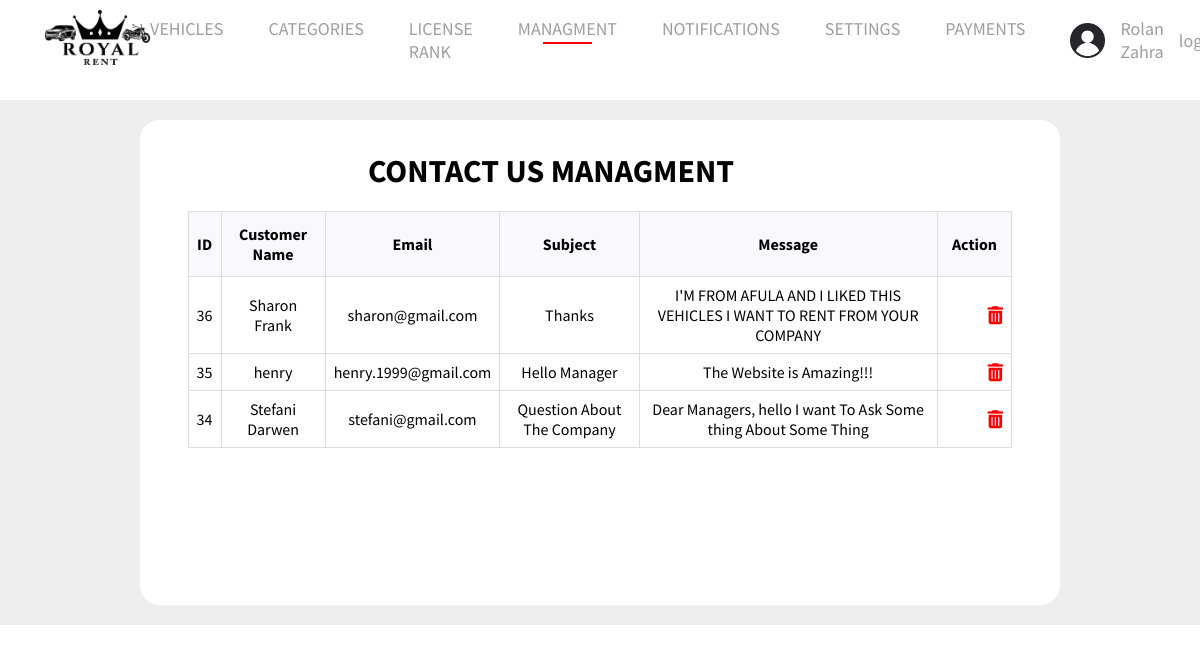
/admin/contact_us.php (signed in), run on the app's committed database.
### tables this page shows
CREATE TABLE `settings` (
  `id` int(11) NOT NULL,
  `name` varchar(111) NOT NULL,
  `logo` varchar(111) NOT NULL,
  `email` varchar(111) NOT NULL,
  `phone` varchar(111) NOT NULL,
  `whatsapp` varchar(111) NOT NULL,
  `facebook` varchar(111) NOT NULL,
  `instagram` varchar(111) NOT NULL,
  `address` varchar(111) NOT NULL
);

CREATE TABLE `contact_us` (
  `id` int(11) NOT NULL,
  `name` varchar(111) NOT NULL,
  `email` varchar(111) NOT NULL,
  `subject` varchar(111) NOT NULL,
  `message` text NOT NULL
);

### admin/contact_us.php (the view, shortened to what this page needs)
<?php
$selected = 'dashborad';
include('include/header.php');
$sql = $con->prepare("select * from contact_us  order by id DESC");
$sql->execute();
$contact_uss = $sql->fetchAll();
?>
<div class="data">
    <div class="items">
        <div class="header">
            <h1 class="">CONTACT US MANAGMENT</h1>
        </div>
        <table id="customers" style="
        margin-bottom: 155px;">
            <tr>
                <th style="text-align:center;">ID</th>
                <th style="text-align:center;">Customer Name</th>
                <th style="text-align:center;">Email </th>
                <th style="text-align:center;">Subject </th>
                <th style="text-align:center;">Message</th>
                <th style="text-align:center;">Action</th>
            </tr>
            <?php
            foreach ($contact_uss as $contact_us) {
            ?>
                <tr>
                    <td style="text-align:center;"><?php echo $contact_us['id'] ?></td>
                    <td style="text-align:center;"><?php echo $contact_us['name'] ?></td>
                    <td style="text-align:center;"><?php echo $contact_us['email'] ?></td>
                    <td style="text-align:center;"><?php echo $contact_us['subject'] ?></td>
                    <td style="text-align:center;"><?php echo $contact_us['message'] ?></td>
                    <td>
                        <a class="text-center delete" href="deletecontact_us.php?id=<?php echo $contact_us['id']  ?>" onclick="return confirm('Are you sure you want to delete this Message')"><i class="fa-solid fa-trash-can delete"></i></a>
                    </td>
                </tr>
            <?php } ?>
        </table>
    </div>
</div>

### admin/include/header.php (shortened to what this page needs)
<?php
require_once "connect.php";
?>
<!DOCTYPE html>
<html lang="en">
<head>
    <link rel="stylesheet" href="Styles/global.css">
    <link rel="stylesheet" href="Styles/navbar.css">
    <link rel="stylesheet" href="Styles/footer.css">
    <?php if ($selected == 'dashborad') { ?>
        <link rel="stylesheet" href="../Styles/dashborad.css">
    <?php } else if ($selected == 'dashboradAdd') { ?>
        <link rel="stylesheet" href="../Styles/dashboradAdd.css">
    <?php
    } else {
    ?>
        <link rel="stylesheet" href="../Styles/admin.css">
    <?php } ?>
    <link rel="stylesheet" href="https://cdnjs.cloudflare.com/ajax/libs/font-awesome/6.1.1/css/all.min.css" />
</head>
<body>
    <div class="navigation">
        <div class="nav-Content">
            <?php
            $stmt = $con->prepare('select *  from settings where id=1');
            $stmt->execute();
            $stting = $stmt->fetch();
            ?>
            <a ><img class="Logo" src="../images/<?php echo $stting['logo'] ?> " alt="Logo"></a>
            <ul class="nav-links" id="navLinks">
                <li class="test-menu"><a <?php if (
                                                basename($_SERVER['PHP_SELF']) == "vehicles.php" ||
                                                basename($_SERVER['PHP_SELF']) == 'user_vehicles.php' ||
                                                basename($_SERVER['PHP_SELF']) == 'receipt_vehicles.php' ||
                                                basename($_SERVER['PHP_SELF']) == 'commentsuser.php'
                                            ) {
                                                echo "class='selected'";
                                            } ?>>VEHICLES</a>
        </li>
        <li><a <?php if (basename($_SERVER['PHP_SELF']) == "categories.php") {
                    echo "class='selected'";
                } ?> href="categories.php">CATEGORIES</a></li>
        <li><a <?php if (basename($_SERVER['PHP_SELF']) == "lincenesrank.php") {
                    echo "class='selected'";
                } ?> href="lincenesrank.php">LICENSE RANK </a></li>
        <?php
        if ($_SESSION["role"] == 'admin') { ?>
            <li class="test-menu"><a <?php if (
                                            basename($_SERVER['PHP_SELF']) == "worker.php" ||
                                            basename($_SERVER['PHP_SELF']) == "users.php" ||
                                            basename($_SERVER['PHP_SELF']) == "contact_us.php" ||
                                            basename($_SERVER['PHP_SELF']) == "users_clubs.php"
                                        ) {
                                            echo "class='selected'";
                                        } ?>>MANAGMENT</a>
            </li>
            <li><a <?php if (basename($_SERVER['PHP_SELF']) == "notifications.php") {
                        echo "class='selected'";
                    } ?> href="notifications.php">NOTIFICATIONS</a></li>
            <li><a <?php if (basename($_SERVER['PHP_SELF']) == "setting.php") {
                        echo "class='selected'";
                    } ?> href="setting.php"> SETTINGS</a></li>
        <?php
        }  ?>
        <li><a <?php if (basename($_SERVER['PHP_SELF']) == "paymentuser.php") {
                    echo "class='selected'";
                } ?> href="paymentuser.php">PAYMENTS </a></li>
        </ul>
        <div class="Avatar">
            <?php
            if (isset($_SESSION['user_id'])) {
                echo ' <img src="../images/defaultAvatar.png" class="Avatar-Logo" alt="Avatar-Logo">';
            ?>
                <a href="editprofile.php"><?php echo  $_SESSION["name"] ?></a>
            <?php echo '<a href="logout.php">logout</a>';
            } else {
                echo '<a href="login.php">login</a>';
                echo '<a href="logout.php">register</a>';
            }
            ?>
        </div>
    </div>
    </div>

### admin/Styles/global.css (style rules this page uses)
* { font-family: "Source Sans Pro", sans-serif; margin: 0; padding: 0; }

### admin/Styles/navbar.css (style rules this page uses)
.nav-Content { display: flex; justify-content: space-between; align-items: center; margin: 0px 45px; }
.nav-links { display: flex; gap: 45px; }
.nav-links li, a { list-style: none; text-decoration: none; font-size: 18px; color: #111; }
.nav-links li { position: relative; }
.Logo { height: 55px; padding: 10px 0; }
.Avatar-Logo { width: 35px; }
.Avatar, .res-Avatar { display: flex; align-items: center; gap: 15px; }
.selected::after { content: " "; display: block; background-color: red; width: 50%; margin: 2px auto; height: 2px; transition: 0.2s; }
.resNavLinks li, a { list-style: none; text-decoration: none; font-size: 18px; color: #111; }

### admin/Styles/footer.css (style rules this page uses)
.main-footer-content li, a { list-style: none; color: rgb(160, 156, 156); transition: 0.2s; }

### Styles/dashborad.css (style rules this page uses)
.header { display: flex; margin-top: 29px; justify-content: space-around; margin-left: -98px; }
.data { margin-top: 20px; padding: 20px; background-color: #eee; }
.items { padding: 2px; background-color: #fff; border-radius: 20px; width: 79%; margin: auto; }
#customers { font-family: Arial, Helvetica, sans-serif; border-collapse: collapse; width: 90%; margin: 20px auto; margin-bottom: 155px; justify-content:center }
#customers td, #customers th { border: 1px solid #ddd; padding: 8px; }
#customers tr:nth-child(even) { background-color: #f2f2f2; }
#customers th { padding-top: 12px; padding-bottom: 12px; text-align: left; background-color: #04AA6D; color: white; }
tr { background: #fff; }
td { background: #fff; }
td a { display: inherit; color: #00A78E; padding-left: 21px; }
th { color: #000 !important; background: #F8F8FE !important; }
td .delete { display: inherit; color: red !important; padding-left: 21px; }
.text-center { margin-top: 20px; }
table { margin-top: 20px !important; }

### data on the page
settings: logo (picture)
contact_us: id "36", name "Sharon Frank", email "sharon@gmail.com", subject "Thanks", message "I'M FROM AFULA AND I LIKED THIS VEHICLES I WANT TO RENT FROM YOUR COMPANY"
contact_us: id "35", name "henry", email "henry.1999@gmail.com", subject "Hello Manager", message "The Website is Amazing!!!"
contact_us: id "34", name "Stefani Darwen", email "stefani@gmail.com", subject "Question About The Company", message "Dear Managers, hello I want To Ask Some thing About Some Thing"

### other printed values
$_SESSION["name"] "Rolan Zahra"
